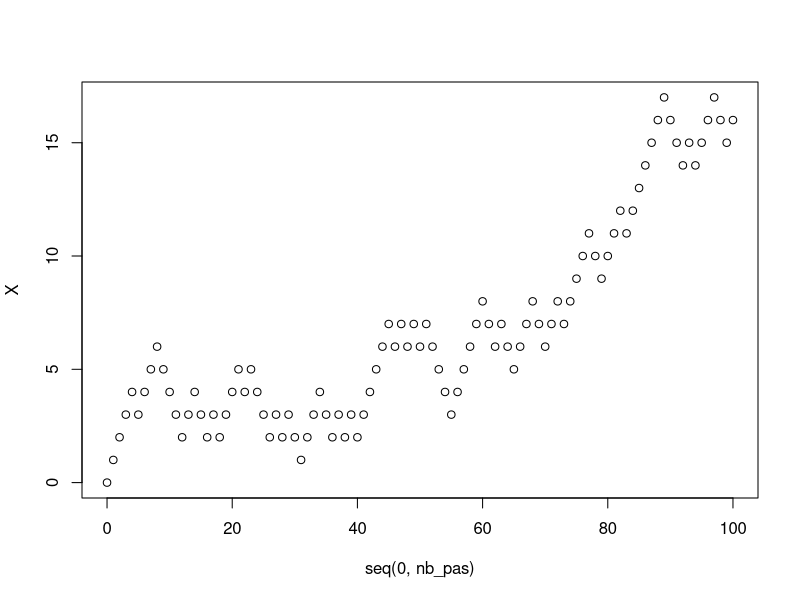
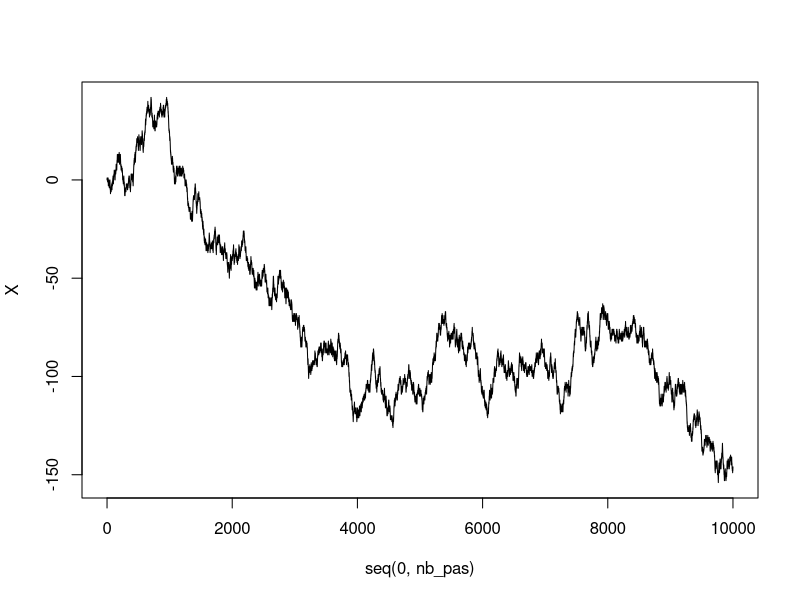
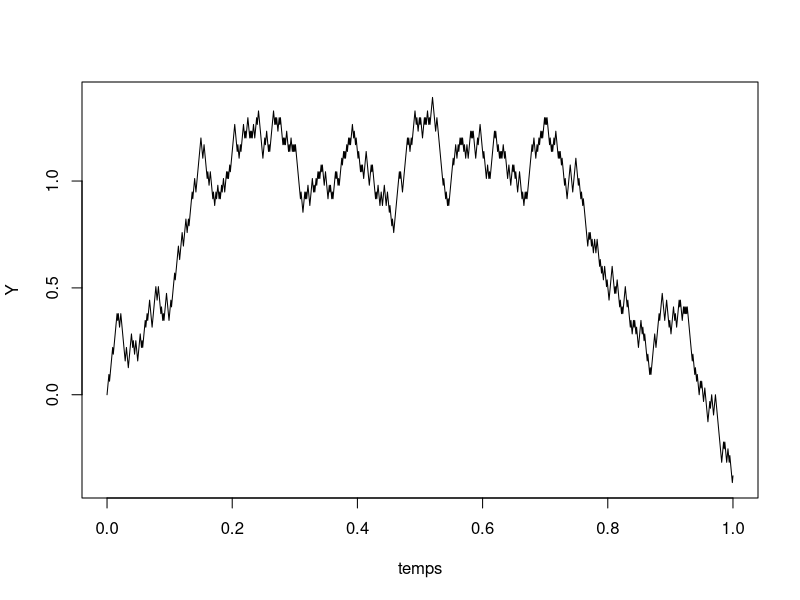
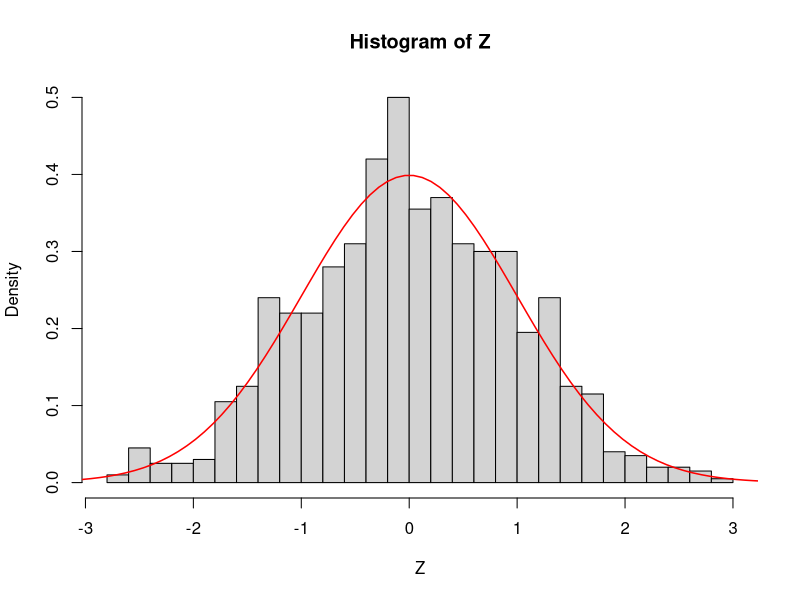

The R script that drew these images, in order:
#R code pour le TP2 - Simulation, Inférence MCMC - M1 Maths UFR MIM

# This version: 06/03/2022

#Exercice 1

#La seule différence entre les questions 1. et 2. ci-dessous est le graphique donné en output des fonctions.
#Dans le premier cas, on renvoie et on trace la suite de points.
#Dans le deuxième cas, on ajoute l'option type="l" à la fonction plot pour obtenir une interpolation linéaire

#Question 1. 

MarcheAleatoire1 <- function(nb_pas,P){
    pas <- c(1, -1)
    X<-c()
    X[1]<-0;
    for (k in seq(1,nb_pas)){
      proba <- c(P,1-P)
      X[k+1]<-X[k]+sample(pas,1,prob = proba)
    }
    plot(seq(0,nb_pas),X) #on commence bien l'axe des abcisses à 0 pour représenter le point (0,0)
}

MarcheAleatoire1(100,0.5)


#Question 2.

MarcheAleatoire1IL <- function(nb_pas,P){
  pas <- c(1, -1)
  X<-c()
  X[1]<-0;
  for (k in seq(1,nb_pas)){
    proba <- c(P,1-P)
    X[k+1]<-X[k]+sample(pas,1,prob = proba)
  }
  plot(seq(0,nb_pas),X, type="l") #on commence bien l'axe des abcisses à 0 pour représenter le point (0,0)
}

MarcheAleatoire1IL(10000,0.5) #Essayer avec P=0.48 et comparer!



#Question 3

#L'écart-type de la loi eta définie dans l'énoncé est égal à 1.
sigma<-1;

T<-1 #temps final
n<-1000
temps <- seq(0,T,0.001)

#On commence par simuler toute la trajectoire de X
pas <- c(1, -1)
P<-0.5
X<-c()
X[1]<-0;
for (k in seq(1,floor(n*T))){
  proba <- c(P,1-P)
  X[k+1]<-X[k]+sample(pas,1,prob = proba)
}

#On en déduit les valeurs de Y (qui est juste X, à un changement d'échelle près)
Y<-c()
for (t in temps){
    u=1+floor(n*t); #R n'acceptant pas l'indice 0, on décale tout de 1 (à la fois pour X et Y)
    Y <- c(Y,X[u]/(sigma*sqrt(n)))
}
plot(temps,Y, type="l")


#Question 4

#En reproduisant M fois les opérations de la question précédente, on obtient un échantillon de taille M de Y_T^n. On compare ensuite l'histogramme empirique des M valeurs simulées, avec celui de la loi normale centrée réduite.
M<-1000
Z<-c()
for (m in 1:M){
  X<-c()
  X[1]<-0;
  for (k in seq(1,floor(n*T))){
    proba <- c(P,1-P)
    X[k+1]<-X[k]+sample(pas,1,prob = proba)
  }
  Y<-c()
  for (t in temps){
    u=1+floor(n*t); #R n'acceptant pas l'indice 0, on décale tout de 1 (à la fois pour X et Y)
    Y <- c(Y,X[u]/(sigma*sqrt(n)))
  }
  Z[m]=Y[1+floor(n*T)];
}

#On représente maintenant graphiquement un histogramme des valeurs de Z
hist(Z, 30, freq = FALSE)

#On superpose ensuite la densité gaussienne standard
x<-seq(-4,4,length.out = 100)
lines(x,dnorm(x), type = "l", xlab ="", ylab = "", col="red", lwd=1.5)


#Exercice 3


MarkovChain <- function(Q,i,Npas){
  n <- nrow(Q) #cardinal de l'espace d'états
  X<-c()
  X[1]<-i
  for (j in 1:Npas){
    X[j+1] <- sample(1:n,1,prob = Q[X[j],])
  }
  return(X)
}

Q <- matrix(c(0.4,0.7,0,0,0.6,0.2,0.2,0,0,0.1,0.2,0.7,0,0,0.6,0.3),4,4)
MarkovChain(Q,4,30)


#Exercice 4

#"Au hasard" n'était pas clairement défini dans l'énoncé. Il fallait donc se donner une mesure de son choix pour tirer "au hasard" une matrice de transition.
# Dans ce qui suis, nous allons simuler (n-1) variables aléatoires indépendantes et de loi uniforme sur [0,1].
#Nous prenons ensuite la statistique d'ordre croissante associée à ces n-1 points.
#On obtient alors une subdivision aléatoire de [0,1], dont les longeurs des intervalles nous donneront une mesure de probabilité sur {1,...,n}.
#En répétant cette opération n fois, nous avons une matrice de transition.

RandomTransition <- function(n){
  Q <- matrix(rep(0,n*n),n,n)
  for (j in 1:n){
    U <- sort(runif(n-1))
    Q[j,] <- c(U[1], diff(U), 1-U[n-1])
  }
  return(Q)
}

#Simulation des 30 premiers pas d'une chaîne de Markov, de matrice de transition Q tirée au hasard (4 états), partant de l'état 1 :
MarkovChain(RandomTransition(4),1,30)


